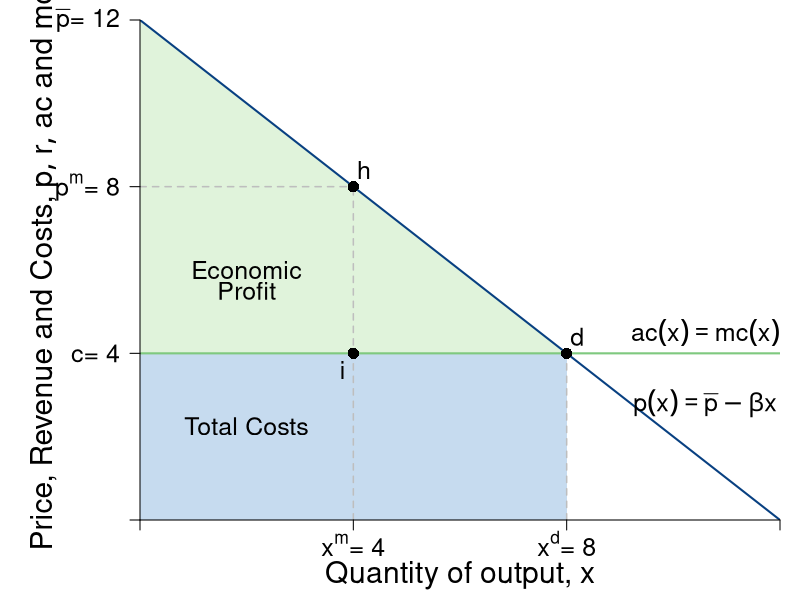

Write R code to recreate this figure.
#Graph Designer: Simon Halliday
#Authors: Bowles, Foley and Halliday
#Title: Coordination, Conflict and Competition: A Text in Microeconomics

require(shape)
pdf(file = "competitionmarkets/monopolist_discriminating.pdf", width = 9, height = 7)

#Set parameters for graphics
pointsize <- 1.8
axislabelsize <- 1.8
labelsize <- 1.5
namesize <- 1.8
annotatesize <- 1.5
graphlinewidth <- 2
segmentlinewidth <- 1.5

COL <- c("#7fc97f", "#beaed4", "#fdc086", "#ffff99", "#386cb0", "#f0027f", "#bf5b17", "#666666")
COLA <- c("#e0f3db", "#99d8c9","#66c2a4","#41ae76", "#238b45", "#005824")
COLB <- c("#c6dbef", "#4eb3d3", "#2b8cbe", "#0868ac","#084081")

#Edited the margins to cater for the larger LHS labels
par(mar =  c(4, 7, 1, 1))

AvgRevenue <- function(x, rmax = 12, xmax = 12){
  rmax - (rmax/xmax)*x
}

MRevenue <- function(x, rmax = 12, xmax = 12){
  rmax - 2*(rmax/xmax)*x
}

AvgCost <- function(x, c0 = 2, c1 = 4){
  c0/x + c1
}

xlims <- c(0, 12)
ylims <- c(0, 12)

npts <- 501 
x <- seq(xlims[1], xlims[2], length.out = npts)
y <- seq(ylims[1], ylims[2], length.out = npts) 
a <- c(13, 16.75, 19.25)

plot(0, 0, xlim = xlims, ylim = ylims, type = "n",
     xlab = expression(paste("")),
     ylab = expression(paste("")), 
     xaxt = "n", 
     yaxt = "n", 
     cex.lab = axislabelsize, 
     bty = "n",
     xaxs="i", 
     yaxs="i")

# ticksy <- seq(from = ylims[1], to = ylims[2], by = 1)
# ylabels <- seq(from = ylims[1], to = ylims[2], by = 1)
# ticksx <- seq(from = xlims[1], to = xlims[2], by = 1)
# xlabels <- seq(from = xlims[1], to = xlims[2], by = 1)
ticksy <- c(0, 4, AvgRevenue(x = 4), ylims[2])
ylabels <- c(NA, expression(paste(c, "= 4")), expression(paste(p^{m}, "= 8")), expression(paste(bar(p), "= 12")))
ticksx <- c(0, 4, 8, xlims[2])
xlabels <- c(NA, expression(paste(x^{m}, "= 4")), expression(paste(x^{d},"= 8")), NA)

npts <- 500 
xx1 <- seq(xlims[1], xlims[2], length.out = npts)
xx3 <- seq(2, 6, length.out = npts)

#Draw the polygon for profit
xpoly1 <- c(0, 8, 0, 0)
ypoly1 <- c(4, 4, 12, 4)
polygon(x = xpoly1, y = ypoly1, col=COLA[1], density=NULL, border = NA)

#Draw the polygon for costs
xpoly2 <- c(0, 8, 8, 0, 0)
ypoly2 <- c(0, 0, 4, 4, 0)
polygon(x = xpoly2, y = ypoly2, col=COLB[1], density=NULL, border = NA)

#lines(xx1, bcA(xx1, w = 10, p = 1.5), col = COLB[3], lwd = graphlinewidth)
lines(xx1, AvgRevenue(xx1, rmax = 12, xmax = 12), col = COLB[5], lwd = graphlinewidth)
#lines(xx1, MRevenue(xx1, rmax = 12, xmax = 12), col = COLB[4], lwd = graphlinewidth)
#lines(xx1, AvgCost(xx1, c0 = 2, c1 = 4), col = COLA[5], lwd = graphlinewidth)

#Label the axes
mtext(expression(paste("Quantity of output, ", x)), side=1, line = 2.7, cex = axislabelsize)
text(-1.8, 0.5*ylims[2], expression(paste("Price, Revenue and Costs, ", list(p, r, ac), " and ", mc)), xpd = TRUE, cex = axislabelsize, srt = 90) 

#Label curves
text(10.6, 4.5, expression(paste(ac(x) == mc(x))), cex = labelsize)
text(10.6, 2.8, expression(paste(p(x) == bar(p) - beta*x)), cex = labelsize)

#Labels cost and profit areas
text(2, 0.5*AvgCost(x = 4), expression("Total Costs"), cex = labelsize)
text(2, 6, expression("Economic"), cex = labelsize)
text(2, 5.5, expression("Profit"), cex = labelsize)

#Draw segments for total costs
segments(0, AvgRevenue(x = 4), 4, AvgRevenue(x = 4), lty = 2, col = "gray" , lwd = segmentlinewidth)
segments(4, 0, 4, AvgRevenue(x = 4), lty = 2, col = "gray" , lwd = segmentlinewidth)
segments(0, 4, xlims[2], 4, lty = 1, col = COL[1] , lwd = graphlinewidth)
segments(8, 0, 8, 4, lty = 2, col = "gray" , lwd = segmentlinewidth)

#Label Points for comparison
points(4, MRevenue(x = 4), pch = 16, col = "black", cex = 1.5)
text(3.8, MRevenue(x = 4) - 0.4, expression(i), cex = labelsize)

points(8, AvgRevenue(x = 8), pch = 16, col = "black", cex = 1.5)
text(8.2, AvgRevenue(x = 8) + 0.4, expression(d), cex = labelsize)

points(4, AvgRevenue(x = 4), pch = 16, col = "black", cex = 1.5)
text(4.2, AvgRevenue(x = 4) + 0.4, expression(h), cex = labelsize)

#Arrow to mr = mc
#text(7.5, 9.5, expression(paste("Profit Maximum at")), cex = labelsize)
#text(7.5, 9, expression(paste(mr == mc)), cex = labelsize)
#Arrows(6.1, 9.2, 4.2, 4.3, col = "black", lty = 1, lwd = 2, arr.type = "triangle", arr.lwd = 0.5)

axis(1, at = ticksx, pos = 0, labels = xlabels, cex.axis = labelsize)
axis(2, at = ticksy, pos = 0, labels = ylabels, las = 1, cex.axis = labelsize)


dev.off()
